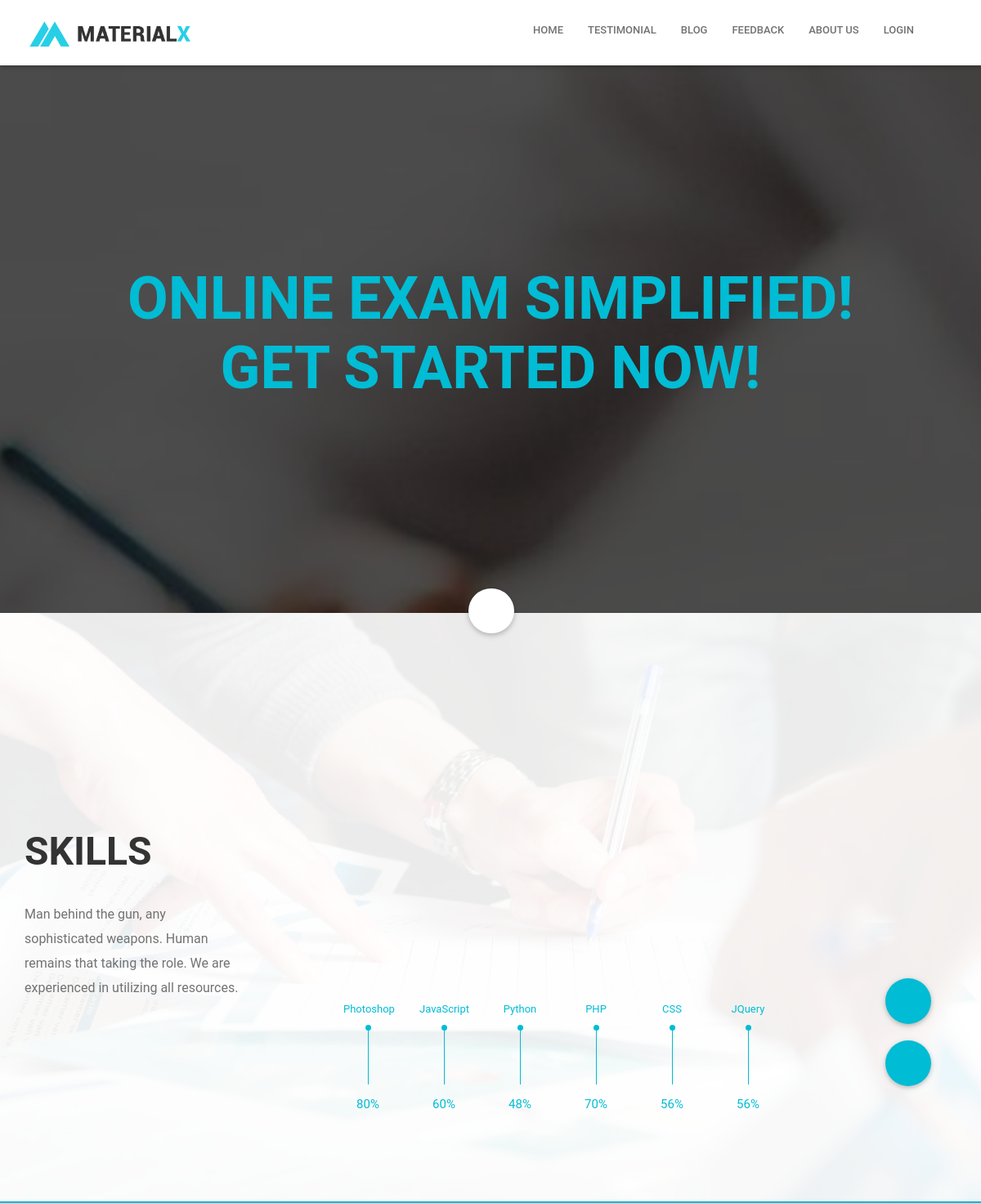
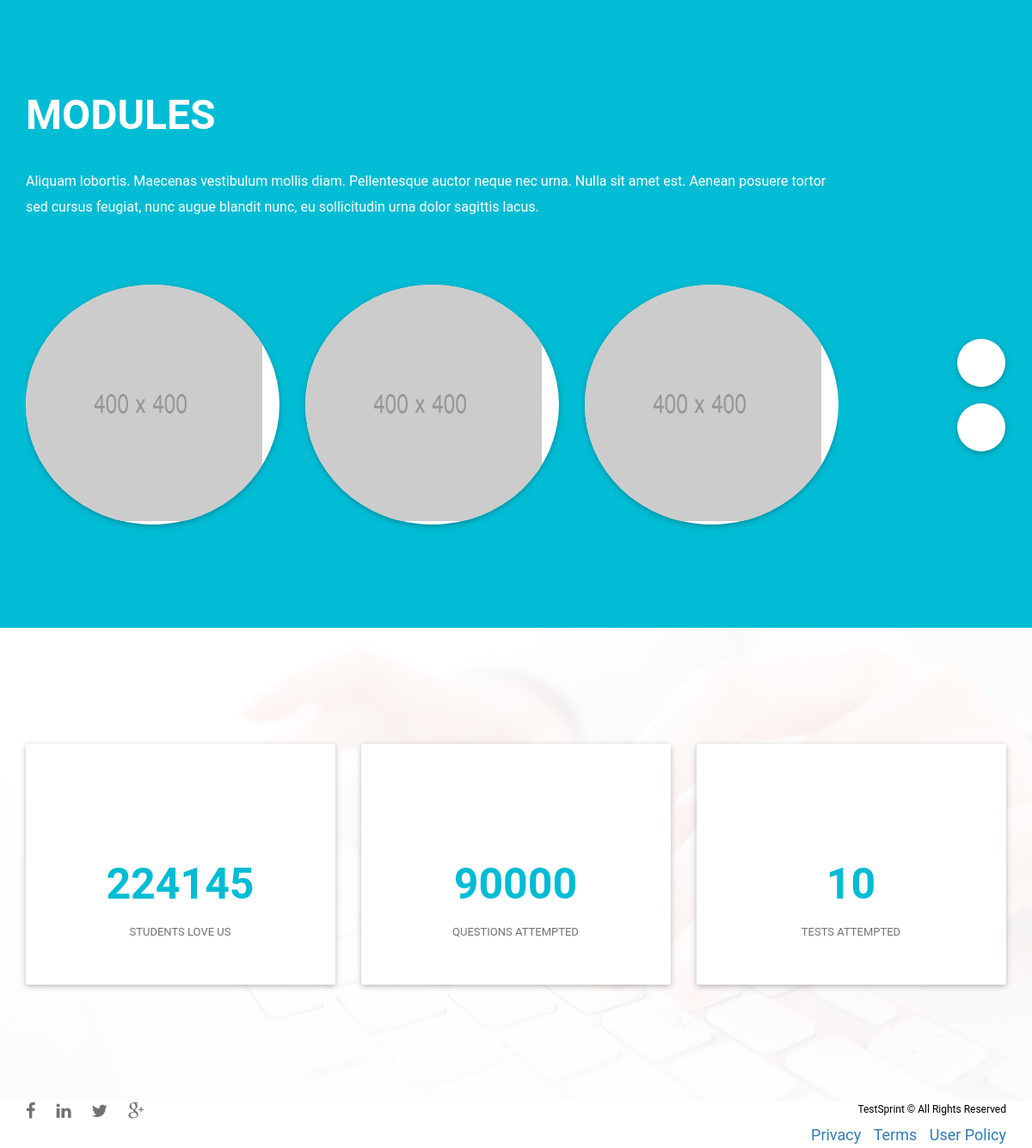
The page / on the database its author committed (2 pictures, top to bottom).
### tables this page shows
CREATE TABLE `skills` (
  `skill_id` int(2) NOT NULL,
  `skill_title` varchar(100) NOT NULL,
  `skill_count` int(100) DEFAULT NULL
);

CREATE TABLE `modules` (
  `module_id` int(255) NOT NULL,
  `module_name` varchar(10000) NOT NULL,
  `maxmarks` int(11) NOT NULL,
  `date` timestamp NOT NULL DEFAULT CURRENT_TIMESTAMP ON UPDATE CURRENT_TIMESTAMP,
  `test_time_hrs` int(12) NOT NULL,
  `test_time_mins` int(11) NOT NULL,
  `status` int(1) NOT NULL,
  `image` text NOT NULL
);

CREATE TABLE `funfact` (
  `fun_id` int(10) NOT NULL,
  `div_name` varchar(100) NOT NULL,
  `fun_value` bigint(100) NOT NULL
);

### index.php (the view, shortened to what this page needs)
<?php
require_once 'dbconfig.php';
$qu1 = "SELECT * FROM funfact where fun_id=1";
$qu2 = "SELECT * FROM funfact where fun_id=2";
$qu3 = "SELECT * FROM funfact where fun_id=3";
$qu4 = "SELECT * FROM modules WHERE status=1";
$qu5 = "SELECT * FROM skills";
$check1 = $test -> query($qu1);
$check2 = $test -> query($qu2);
$check3 = $test -> query($qu3);
$checkmod = $test ->query($qu4);
$checkskills = $test ->query($qu5);
?>
<!DOCTYPE html>
<html class="no-js">
<head>
  <link rel="stylesheet" href="https://maxcdn.bootstrapcdn.com/bootstrap/3.3.7/css/bootstrap.min.css">
<link rel="stylesheet" href="assets/css/colors/color1.css">
  <link rel="stylesheet" href="assets/css/normalize.css">
  <link rel="stylesheet" href="assets/font/font-awesome/css/font-awesome.min.css">
  <link rel="stylesheet" href="assets/libs/materialize/css/materialize.min.css" media="screen,projection" />
  <link rel="stylesheet" href="assets/css/bootstrap.css" media="screen,projection" />
  <link rel="stylesheet" href="assets/css/animate.min.css" media="screen,projection" />
  <link rel="stylesheet" href="assets/libs/sweetalert/sweet-alert.css" media="screen,projection" />
  <link rel="stylesheet" href="assets/libs/owl-carousel/owl.carousel.css" media="screen,projection" />
  <link rel="stylesheet" href="assets/libs/owl-carousel/owl.transitions.css" media="screen,projection" />
  <link rel="stylesheet" href="assets/libs/owl-carousel/owl.theme.css" media="screen,projection" />
  <link rel="stylesheet" href="assets/css/main.css">
  <link rel="stylesheet" href="assets/css/responsive.css">
  <link rel="stylesheet" href="assets/css/colors/color1.css">
</head>
<body onclick="document.getElementById('dropdown1').style.display='none'">
<?php
extract($_POST);
	?>
  <main id="app" class="main-section">
    <header id="navigation" class="root-sec white nav">
      <div class="container">
        <div class="row">
          <div class="col-sm-12">
            <div class="nav-inner">
              <nav class="primary-nav">
                <div class="clearfix nav-wrapper">
                  <a href="#home" class="left brand-logo menu-smooth-scroll" data-section="#home"><img src="images/logo.png" alt="">
                  </a>
                  <ul class="right static-menu">
                  </ul>
                  <ul class="inline-menu side-nav" id="mobile-demo">
                    <li><a href="index.php" style="text-decoration: none;"><i class="fa fa-user fa-fw"></i>Home</a>
                    </li>
                    <li><a href="testimonial.php" style="text-decoration: none;" ><i class="fa fa-briefcase fa-fw"></i>Testimonial</a>
                    </li>
                    <li><a href="blog.php" style="text-decoration: none;" data-section="#"><i class="fa fa-comments fa-fw"></i>Blog</a>
                    </li>
                    <li><a href="feedback.php" style="text-decoration: none;" data-section="#feed"><i class="fa fa-pencil fa-fw"></i>Feedback</a>
                    </li>
                    <li><a href="aboutus.php" style="text-decoration: none;" data-section="#"><i class="fa fa-user fa-fw"></i>About Us</a>
                    </li>
                     <?php
                     if (isset($_SESSION['user_name'])){
                    echo "<li><a href=\"./signout.php\" style=\"text-decoration: none;\"><i class=\"fa fa-paper-plane fa-fw\"></i>Logout</a></li>";
                    }
                    else{
                    echo "<li><a href=\"#\" style=\"text-decoration: none;\" data-toggle=\"modal\" data-target=\"#myModal\"><i class=\"fa fa-paper-plane fa-fw\"></i>Login</a></li>";
                    }
						?>
                  </ul>
                </div>
              </nav>
            </div>
          </div>
        </div>
      </div>
    </header>
    <section id="home" class="scroll-section root-sec grey lighten-5 home-wrap">
      <div class="sec-overlay">
        <div class="container">
          <div class="row">
            <div class="col-sm-12">
              <div class="home-inner">
                  <div class="center-align home-content">
					  <h1 class="home-title"><span>
Online Exam Simplified!
<div>GET STARTED NOW!</div>
</span></h1>
                  </div>
              </div>
            </div>
          </div>
        </div>
        <div class="section-call-to-area">
          <div class="container">
            <div class="row">
              <a href="#resume" class="btn-floating btn-large button-middle call-to-about section-call-to-btn animated btn-up btn-hidden" data-section="#resume">
                <i class="mdi-navigation-expand-more"></i>
              </a>
            </div>
          </div>
        </div>
      </div>
    </section>
    <section id="resume" class="scroll-section ">
      <section id="skill" class="root-sec white skill-wrap">
      <div class="sec-overlay">
        <div class="container">
          <div class="row">
            <div class="clearfix skill-inner">
              <div class="col-sm-12 col-md-3">
                <div class="skill-left">
                  <h2 class="title">Skills</h2>
                  <p class="regular-text">Man behind the gun, any sophisticated weapons. Human remains that taking the role. We are experienced in utilizing all resources.</p>
                </div>
              </div>
              <div class="col-sm-12 col-md-6 col-md-offset-1">
                <div class="skill-right">
                  <div id="skillSlider" class="clearfix skill-graph">
                    <?php
                        if ($checkskills -> num_rows > 0) {
                          while($row = $checkskills->fetch_array()){
                         ?>
                    <div class="single-skill">
                      <div class="after-li">
                        <div class="singel-hr">
                          <div class="singel-hr-inner" data-height="<?php echo $row['skill_count'];?>%">
                            <div class="skill-visiable">
                              <span class="skill-title"><?php echo $row['skill_title'];?></span>
                            </div>
                          </div>
                          <span class="skill-count"><?php echo $row['skill_count'];?>%</span>
                        </div>
                      </div>
                    </div>
                    <?php }}?>
                  </div>
                </div>
              </div>
            </div>
          </div>
          <div class="btn-wrapp skl-ctrl">
            <a class="btn-floating waves-effect waves-light btn-large brand-bg white-text go go-left"><i class="mdi-navigation-chevron-left "></i></a>
            <a class="btn-floating waves-effect waves-light btn-large brand-bg white-text go go-right"><i class="mdi-navigation-chevron-right "></i></a>
          </div>
        </div>
      </div>
      </section>
      <section id="experience" class="root-sec padd-tb-120 brand-bg experience-wrap">
        <div class="container">
          <div class="row">
            <div class="experience-inner">
              <div class="col-sm-12 col-md-10 card-box-wrap">
                <div class="row">
                  <div class="clearfix section-head experience-text">
                    <div class="col-sm-12">
                      <h2 class="title">Modules</h2>
                      <p class="regular-text">Aliquam lobortis. Maecenas vestibulum mollis diam. Pellentesque auctor neque nec urna. Nulla sit amet est. Aenean posuere tortor sed cursus feugiat, nunc augue blandit nunc, eu sollicitudin urna dolor sagittis lacus.</p>
                    </div>
                  </div>
                  <div class="col-lg-12">
                    <div class="overflow-hidden">
                      <div class="row">
                        <div id="experienceSlider" class="clearfix card-element-wrapper">
                           <?php
                        if ($checkmod -> num_rows > 0) {
                          while($row = $checkmod->fetch_array()){
                         ?>
                           <div class="col-sm-4 cold-xs-12 single-card-box wow fadeInUpSmall" data-wow-duration=".7s">
                            <div class="card img-circle">
                              <div class="card-image waves-effect waves-block waves-light">
                                <div class="valign-wrapper card-img-wrap">
                               <?php
							  	if(isset($_SESSION['user_name'])){
								echo '<a href="./user/indextest.php?module_id='.$row['module_id'];
									 echo '">';
								}
							  else{
								  echo '<a href="#" data-toggle="modal" data-target="#myModal">';
							  }
									?>
									 <img class="activator" src="<?php echo $row['image'];?>" alt="<?php echo $row['module_name'];?>">
                               <?php
							  	if(isset($_SESSION['user_name'])){
									echo "</a>";
								}
							  else{
								  echo "</a>";
							  }
									?>
							  </div>
                              </div>
                             </div>
                          </div>
                          <?php }}?>
                        </div>
                      </div>
                    </div>
                  </div>
                </div>
              </div>
              <div class="btn-wrapp exp-ctrl">
                <a class="btn-floating waves-effect waves-light btn-large white go go-left"><i class="mdi-navigation-chevron-left brand-text"></i></a>
                <a class="btn-floating waves-effect waves-light btn-large white go go-right"><i class="mdi-navigation-chevron-right brand-text"></i></a>
              </div>
            </div>
          </div>
        </div>
      </section>
    <section id="funfacts" class="root-sec grey lighten-5 funfact-wrap">
    <div class="sec-inner padd-tb-120">
      <div class="container">
        <div class="row">
          <div class="funfact-inner">
            <div class="col-sm-4 funfact-box">
              <div class="center-align card-panel white">
                <div class="feature-box-outer">
                  <div class="funfact-box-inner">
                    <div class="clearfix">
                      <i class="mdi-editor-insert-emoticon"></i>
                     <?php
                        if ($check1 -> num_rows > 0) {
                          $fact1 = $check1 -> fetch_array();
                         ?>
                      <span class="num countNumb" ><?php echo $fact1['fun_value'];?></span>
                    </div>
                    <div class="context"><?php echo $fact1['div_name'];?></div>
                  </div>
                </div>
              </div>
            </div>
            <?php } ?>
            <div class="col-sm-4 funfact-box">
              <div class="center-align card-panel white">
                <div class="feature-box-outer">
                  <div class="funfact-box-inner">
                    <div class="clearfix ">
                      <i class="mdi-editor-format-list-numbered"></i>
                      <?php
                        if ($check2 -> num_rows > 0) {
                          $fact2 = $check2 -> fetch_array();
                         ?>
                      <span class="num countNumb"><?php echo $fact2['fun_value'];?></span>
                    </div>
                    <div class="context"><?php echo $fact2['div_name'];?></div>
                  </div>
                </div>
              </div>
            </div>
            <?php } ?>
            <div class="col-sm-4 funfact-box">
              <div class="center-align card-panel white">
                <div class="feature-box-outer">
                  <div class="funfact-box-inner">
                    <div class="clearfix ">
                      <i class="mdi-notification-event-note"></i>
                      <?php
                        if ($check3 -> num_rows > 0) {
                          $fact3 = $check3 -> fetch_array();
                         ?>
                      <span class="num countNumb"><?php echo $fact3['fun_value'];?></span>
                    </div>
                    <div class="context"><?php echo $fact3['div_name'];?></div>
                  </div>
                </div>
              </div>
            </div>
            <?php } ?>
          </div>
        </div>
      </div>
    </div>
    <div class="section-call-to-area" >
      </div>
    </section>
    <footer id="footer" class="root-sec white root-sec footer-wrap">
      <div class="container">
        <div class="row">
          <div class="col-sm-12">
            <div class="clearfix footer-inner">
              <ul class="left social-icons">
                <li><a href="#" class="tooltips tooltipped facebook" data-position="top" data-delay="50" data-tooltip="Facebook"><i class="fa fa-facebook"></i></a>
                </li>
                <li><a href="#" class="tooltips tooltipped linkedin" data-position="top" data-delay="50" data-tooltip="Linkdin"><i class="fa fa-linkedin"></i></a>
                </li>
                <li><a href="#" class="tooltips tooltipped twitter" data-position="top" data-delay="50" data-tooltip="Twitter"><i class="fa fa-twitter"></i></a>
                </li>
                <li><a href="#" class="tooltips tooltipped google-plus" data-position="top" data-delay="50" data-tooltip="Google Plus"><i class="fa fa-google-plus"></i></a>
                </li>
              </ul>
              <div class="right copyright">
                <p style="text-align:center;">TestSprint &copy; All Rights Reserved</p>
              </div>
            </div>
            <div class="policy">
                <a href="./privacy-policy.html" style="margin-left:10px;"><p>Privacy</a>
                <a href="./terms-of-service.html" style="margin-left:10px;">Terms</a>
                <a href="./user-policy.html" style="margin-left:10px;">User Policy</a>
            </div>
          </div>
        </div>
      </div>
    </footer>
	  </section>
  </main>
	</body>
</html>

### assets/css/colors/color1.css (style rules this page uses)
.brand-text { color: #00bcd4 !important; }
.brand-bg, .sweet-alert button { background-color: #00bcd4 !important; }
.static-menu li i:hover, .static-menu li a:hover, .submenu-ul li a:hover, .home-title span, .about-subtitle, .person-about > a.btn-large, .about-social ul li a i, .skill-title, .skill-count, .single-widget ul li a, .single-post-content a, .share-post li a:hover, .com-title a, span.num { color: #00bcd4; }
.singel-hr-inner, .hr-wrap, .hrc:after, .thumb-slides-container.owl-theme .owl-controls .owl-page.active span, .blog-inner .card-content a.right:hover, .blog-inner .card-content a.right:focus, .contact-form .submit-btn:hover, .contact-form .submit-btn:focus, a.tags, .blog-inner .card-content a.right:active { background-color: #00bcd4; }

### assets/css/responsive.css (style rules this page uses)
@media only screen and (max-width: 1365px) { .side-nav li { margin-left: 30px; } }

### rows shown on the page
skills: skill_title "Photoshop", skill_count "80"
skills: skill_title "JavaScript", skill_count "60"
skills: skill_title "Python", skill_count "48"
skills: skill_title "PHP", skill_count "70"
skills: skill_title "CSS", skill_count "56"
skills: skill_title "JQuery", skill_count "56"
modules: image (picture)
modules: image (picture)
modules: image (picture)
funfact: fun_value "224145", div_name "STUDENTS LOVE US"
funfact: fun_value "90000", div_name "QUESTIONS ATTEMPTED"
funfact: fun_value "10", div_name "TESTS ATTEMPTED"
